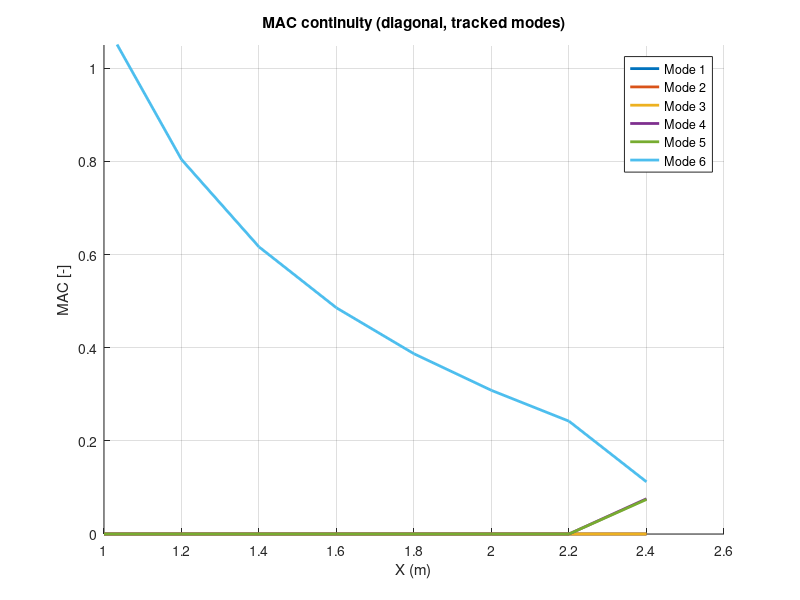
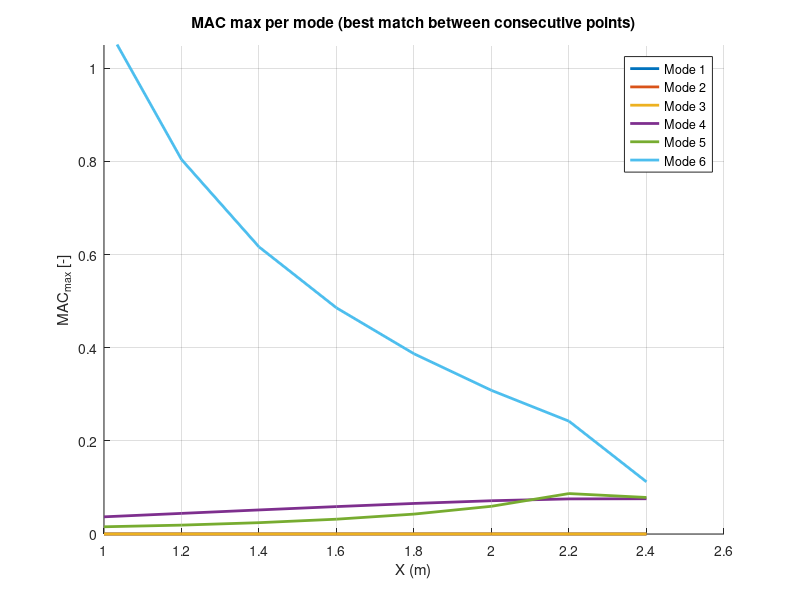
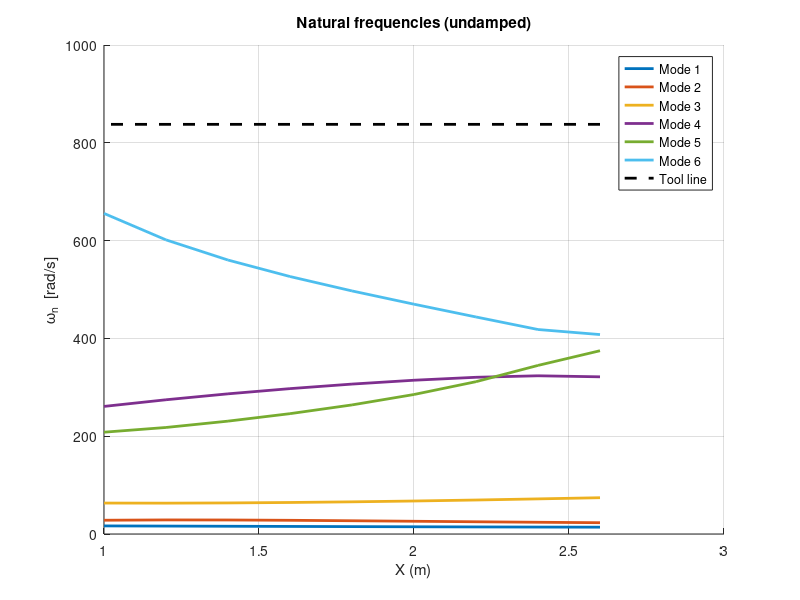
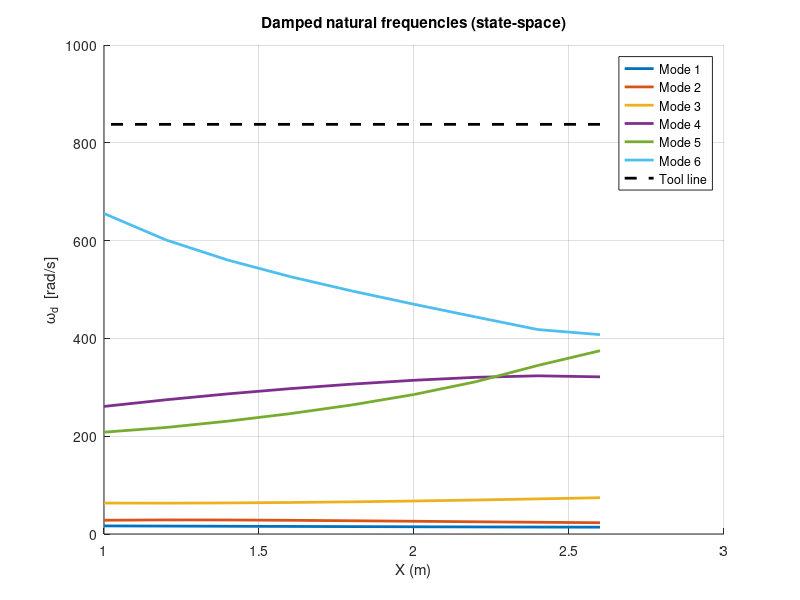

MATLAB code for these plots, in order: (Note: this script raises an error after producing the figures.)
function RobotStifnessModel()



clear; clc;
pkg load control

%% =============================================================================
%% ------------------ Parameters -----------------------------------------------
%% =============================================================================

RPM = 2000;                % [rev/min]
z_teeth = 4;               % [-] number of teeth
Toolw = RPM*(2*pi/60)*z_teeth;    % [rad/s] tooth passing frequency

a     = [0.33 1.15 0.115 0 0 0];             % [m]
d     = [0.645 0 0 1.22 0 0.24];             % [m]
alpha = [pi/2 0 pi/2 pi/2 -pi/2 0];         % [rad]



lc    = [0.35 0.60 0.55 0.15 0.12 0.20];     % [m]
lc_y  = [0.00 0.00 0.00 0.00 0.00 0.00];     % [m]
lc_z  = [0.00 0.00 0.00 0.00 0.00 0.00];     % [m]

m     = [315 315 165 20 35 46];              % [kg]

Ixx = [ 12.0  18.0  10.5  0.40  0.80  1.10 ];  % [kg*m^2]
Iyy = [  9.0  14.0   8.0  0.30  0.60  0.90 ];  % [kg*m^2]
Izz = [  6.0   9.5   5.5  0.20  0.40  0.70 ];  % [kg*m^2]

Ixy = [ 0 0 0 0 0 0 ];  % [kg*m^2]
Ixz = [ 0 0 0 0 0 0 ];  % [kg*m^2]
Iyz = [ 0 0 0 0 0 0 ];  % [kg*m^2]

Ks = diag([1409800 400760 935280 360000 370000 380000]);    % [N*m/rad]
Cs = diag([2e1  2e2  2e1  5e1  5e1  2e1 ]);     % [N*m*s/rad]
g  = 9.81;                                       % [m/s^2]

%% =============================================================================
%% Trajectory (q1..q6)
%% =============================================================================

p = [2.6,0,0.2;
2.4,0,0.2;
2.2,0,0.2;
2.0,0,0.2;
1.8,0,0.2;
1.6,0,0.2;
1.4,0,0.2;
1.2,0,0.2;
1.0,0,0.2];   %[m]

Rot = [0,pi/2,0];                               % [rad]

xpos = p(:,1);

Angcord = GetAngles(a, d, alpha, p, Rot);
%Angcord(:,2)=-Angcord(:,2)
%Angcord(:,3)=Angcord(:,3)+pi

fprintf("\n=== TCP FK check ===\n");
for ii=1:size(Angcord,1)
    T = eye(4);
    for jj=1:6
        T = T * dh_num(a(jj), alpha(jj), d(jj), Angcord(ii,jj));
    end
    fk = T(1:3,4).';
    fprintf("i=%d target=[%.3f %.3f %.3f] fk=[%.3f %.3f %.3f]\n", ...
        ii, p(ii,1),p(ii,2),p(ii,3), fk(1),fk(2),fk(3));
end
fprintf("====================\n\n");

n = 6;

%% =========================================================================
%% Modal analysis
%% =========================================================================
N = size(Angcord,1);

wn   = zeros(N,n);   % [rad/s]
wd   = zeros(N,n);   % [rad/s]
zeta = zeros(N,n);   % [-]

DomModeX = zeros(N,1);
DomModeY = zeros(N,1);

wn_domX = zeros(N,1);
wn_domY = zeros(N,1);

zeta_domX = zeros(N,1);
zeta_domY = zeros(N,1);

k_modal_X = zeros(N,1);
k_modal_Y = zeros(N,1);

Phi_all = cell(N,1);     % store tracked mode shapes
S_all   = cell(N-1,1);   % store MAC matrices between consecutive points
phi_prev = [];

% --- Numerical derivative step (for Kg) ---
epsK = 1e-5;

% --- Sanity check storage (for research plots / QA logs) ---
symErrD  = zeros(N,1);
minEigD  = zeros(N,1);
condD    = zeros(N,1);
Pgrav    = zeros(N,1);
Kg_sens  = zeros(N,1);  % simple sensitivity metric
Kx_static = zeros(N,1);
Ky_static = zeros(N,1);

for p = 1:N

    q0 = Angcord(p,:).';

    % --- Inertia matrix (numeric, exact) ---
    D = inertia_numeric(q0,a,d,alpha,lc,lc_y,lc_z,m,Ixx,Iyy,Izz,Ixy,Ixz,Iyz);

    % --- Gravity stiffness Kg (numeric linearization) ---
    Kg = zeros(n);
    for i=1:n  % Numeric derivative (central difference)
        dq = zeros(n,1);     % A column vector with zeros.
        dq(i)=epsK;          % we apply the perturbation just to the joint i
        Gp = gravity_numeric(q0+dq,a,d,alpha,lc,lc_y,lc_z,m,g);
        Gm = gravity_numeric(q0-dq,a,d,alpha,lc,lc_y,lc_z,m,g);
        Kg(:,i) = (Gp-Gm)/(2*epsK);
    end

    Kt = Ks + Kg;

    % --- Undamped modal problem (eig + mode tracking with MAC) ---
    [phi, W2] = eig(Kt, D);
    wn_tmp = sqrt(real(diag(W2)));   % n×1

    % --- Sort modes by increasing natural frequency (important!) ---
    [wn_tmp, idx_sort] = sort(wn_tmp, 'ascend');
    phi = phi(:, idx_sort);

    % Normalize modes (for MAC comparison)
    for k = 1:n
        phi(:,k) = phi(:,k) / sqrt(phi(:,k)'*D*phi(:,k));
    end

    if p == 1
        perm = 1:n;
    else
        % MAC matrix (0..1) because columns are normalized:
        % MAC = |phi_prev' * phi|^2
        S = abs(phi_prev.' * phi).^2;
        perm = best_perm(S);
        S_all{p-1} = S;
    end

    % Reorder according to tracking permutation
    phi    = phi(:,perm);
    wn_tmp = wn_tmp(perm);





% ================================

    % Store
    wn(p,:) = wn_tmp.';
    Phi_all{p} = phi;
    phi_prev = phi;

    % =========================================================
    % STATIC CARTESIAN STIFFNESS CHECK
    % =========================================================
    J_static = jacobian_numeric(q0,a,d,alpha);
    Jv_static = J_static(1:3,:);

    Kcart_static = inv(Jv_static / Ks * Jv_static');

    Kx_static(p) = Kcart_static(1,1);
    Ky_static(p) = Kcart_static(2,2);



    % ============================
    % Damped state-space model
    % ============================
    Z = zeros(n);
    I = eye(n);

    A = [ Z         I ;
         -D\Kt    -D\Cs ];

    lam_all = eig(A);

% Select damped eigenvalue for each mode by matching imag(lambda) ~ wn_tmp(k)
lam_c = lam_all(imag(lam_all) > 0);
lam_sel = zeros(n,1);

for k = 1:n
    [~, idx_min] = min(abs(abs(imag(lam_c)) - wn_tmp(k)));
    lam_sel(k) = lam_c(idx_min);
end


lam_sel = lam_sel(:).';
wd(p,:)   = abs(imag(lam_sel));  % [rad/s]
zeta(p,:) = -real(lam_sel) ./ sqrt(real(lam_sel).^2 + imag(lam_sel).^2); % [-]
zeta(p,:) = max(0, min(zeta(p,:), 0.99));
% =========================================================
% Dominant modal parameters for SLD (X and Y directions)
% =========================================================

J = jacobian_numeric(q0,a,d,alpha);
Jv = J(1:3,:);

PhiX = zeros(1,n);
PhiY = zeros(1,n);
WeightX = zeros(1,n);
WeightY = zeros(1,n);

for k = 1:n
    phi_k = phi(:,k);
    v_cart = Jv * phi_k;

    PhiX(k) = v_cart(1);
    PhiY(k) = v_cart(2);

    WeightX(k) = (PhiX(k)^2) / (wn_tmp(k)^2);
    WeightY(k) = (PhiY(k)^2) / (wn_tmp(k)^2);
end

[~, idxX] = max(WeightX);
[~, idxY] = max(WeightY);

DomModeX(p) = idxX;
DomModeY(p) = idxY;

wn_domX(p) = wn_tmp(idxX);
wn_domY(p) = wn_tmp(idxY);

zeta_domX(p) = zeta(p,idxX);
zeta_domY(p) = zeta(p,idxY);

k_modal_X(p) = wn_domX(p)^2 / (PhiX(idxX)^2);
k_modal_Y(p) = wn_domY(p)^2 / (PhiY(idxY)^2);



    %% =====================================================================
    %% Consistency / sanity checks (stored + optional warnings)
    %% =====================================================================
    symErrD(p) = norm(D - D.', 'fro') / max(1, norm(D,'fro'));
    Ds = (D + D.')/2;                 % symmetric part (for numerical safety)
    ev = eig(Ds);
    minEigD(p) = min(real(ev));
    condD(p) = cond(D);

    % Potential energy (gravity)
    Pgrav(p) = potential_energy_numeric(q0,a,d,alpha,lc,lc_y,lc_z,m,g);

    % Simple Kg sensitivity metric (compare epsK vs 10*epsK)
    Kg2 = zeros(n);
    eps2 = 10*epsK;
    for i=1:n
        dq = zeros(n,1);
        dq(i)=eps2;
        Gp = gravity_numeric(q0+dq,a,d,alpha,lc,lc_y,lc_z,m,g);
        Gm = gravity_numeric(q0-dq,a,d,alpha,lc,lc_y,lc_z,m,g);
        Kg2(:,i) = (Gp-Gm)/(2*eps2);
    end
    Kg_sens(p) = norm(Kg - Kg2,'fro') / max(1, norm(Kg2,'fro'));

    % Optional: warning prints only if something looks bad
    if symErrD(p) > 1e-8
        fprintf('WARN: D not symmetric enough at p=%d (symErr=%g)\n', p, symErrD(p));
    end
    if minEigD(p) <= 0
        fprintf('WARN: D not positive definite at p=%d (minEig=%g)\n', p, minEigD(p));
    end
    if condD(p) > 1e12
        fprintf('WARN: D ill-conditioned at p=%d (cond=%g)\n', p, condD(p));
    end
    if Kg_sens(p) > 0.05
        fprintf('WARN: Kg sensitive to eps at p=%d (sens=%g)\n', p, Kg_sens(p));
    end

end


%% =========================================================================
%% MAC plots
%% =========================================================================
MAC_diag = zeros(N-1,n);
MAC_max  = zeros(N-1,n);

for p = 2:N
    S = S_all{p-1};  % MAC matrix (0..1)
    for k = 1:n
        MAC_diag(p-1,k) = S(k,k);
        MAC_max(p-1,k)  = max(S(k,:));
    end
end

figure; hold on;
colors = lines(n);
for k = 1:n
    plot(xpos(2:end), MAC_diag(:,k), 'LineWidth', 2, 'Color', colors(k,:));
end
xlabel('X (m)');
ylabel('MAC [-]');
title('MAC continuity (diagonal, tracked modes)');
legend('Mode 1','Mode 2','Mode 3','Mode 4','Mode 5','Mode 6');
grid on; ylim([0 1.05]);

figure; hold on;
for k = 1:n
    plot(xpos(2:end), MAC_max(:,k), 'LineWidth', 2, 'Color', colors(k,:));
end
xlabel('X (m)');
ylabel('MAC_{max} [-]');
title('MAC max per mode (best match between consecutive points)');
legend('Mode 1','Mode 2','Mode 3','Mode 4','Mode 5','Mode 6');
grid on; ylim([0 1.05]);

%% =========================================================================
%% Plot wn (undamped)
%% =========================================================================
figure; hold on;
colors = lines(n);
for i=1:n
    plot(xpos, wn(:,i), 'LineWidth', 2, 'Color', colors(i,:));
end
plot(xpos, Toolw*ones(size(xpos)), 'k--', 'LineWidth', 2);
xlabel('X (m)');
ylabel('\omega_n  [rad/s]');
title('Natural frequencies (undamped)');
legend('Mode 1','Mode 2','Mode 3','Mode 4','Mode 5','Mode 6','Tool line');
grid on;

%% =========================================================================
%% Plot wd (damped)
%% =========================================================================
figure; hold on;
for i=1:n
    plot(xpos, wd(:,i), 'LineWidth', 2, 'Color', colors(i,:));
end
plot(xpos, Toolw*ones(size(xpos)), 'k--', 'LineWidth', 2);
xlabel('X (m)');
ylabel('\omega_d  [rad/s]');
title('Damped natural frequencies (state-space)');
legend('Mode 1','Mode 2','Mode 3','Mode 4','Mode 5','Mode 6','Tool line');
grid on;

%% =========================================================================
%% Plot damping ratios
%% =========================================================================
figure; hold on;
for i=1:n
    plot(xpos, zeta(:,i), 'LineWidth', 2, 'Color', colors(i,:));
end
xlabel('X (m)');
ylabel('\zeta [-]');
title('Modal damping ratio along trajectory');
legend('Mode 1','Mode 2','Mode 3','Mode 4','Mode 5','Mode 6');
grid on;

%% =========================================================================
%% Plot sanity checks (optional but recommended for research)
%% =========================================================================
figure; plot(xpos, symErrD, 'LineWidth', 2); grid on;
xlabel('X (m)'); ylabel('||D-D^T||/||D|| [-]');
title('D symmetry error along trajectory');

figure; plot(xpos, minEigD, 'LineWidth', 2); grid on;
xlabel('X (m)'); ylabel('min eig(Ds) [-]');
title('Minimum eigenvalue of symmetric part of D');

figure; semilogy(xpos, condD, 'LineWidth', 2); grid on;
xlabel('X (m)'); ylabel('cond(D) [-]');
title('Condition number of D');

figure; plot(xpos, Pgrav, 'LineWidth', 2); grid on;
xlabel('X (m)'); ylabel('Potential energy P [J]');
title('Gravity potential energy along trajectory');

figure; plot(xpos, Kg_sens, 'LineWidth', 2); grid on;
xlabel('X (m)'); ylabel('Kg sensitivity metric [-]');
title('Kg sensitivity to eps (compare eps and 10*eps)');

%% =========================================================================
%% Visualización de modos
%% =========================================================================
p_vis  = 1;     % postura
scale  = 0.6;   % exageración modal

plotModalShapes(Angcord, Phi_all, a, d, alpha, p_vis, scale)

%% =========================================================================
%% Plot FRF magnitude
%% =========================================================================

plotFRF(wn,zeta,m,xpos);

%% =========================================================================
%% Plot Cartesian influence of the modes of vibration
%% =========================================================================

figure;
plot(xpos, DomModeX,'o-','LineWidth',2); hold on;
plot(xpos, DomModeY,'s-','LineWidth',2);
xlabel('X (m)');
ylabel('Mode index');
legend('X direction','Y direction');
title('Dominant mode along trajectory');
grid on;

figure;
plot(xpos, wn_domX,'LineWidth',2); hold on;
plot(xpos, wn_domY,'LineWidth',2);
xlabel('X (m)');
ylabel('\omega_n [rad/s]');
legend('X direction','Y direction');
title('Dominant natural frequency');
grid on;

figure;
plot(xpos, zeta_domX,'LineWidth',2); hold on;
plot(xpos, zeta_domY,'LineWidth',2);
xlabel('X (m)');
ylabel('\zeta [-]');
legend('X direction','Y direction');
title('Dominant damping ratio');
grid on;

figure;
plot(xpos, k_modal_X,'LineWidth',2); hold on;
plot(xpos, k_modal_Y,'LineWidth',2);
xlabel('X (m)');
ylabel('k_{modal} [N/m]');
legend('X direction','Y direction');
title('Equivalent Cartesian modal stiffness');
grid on;

figure;
plot(xpos, Kx_static,'LineWidth',2); hold on;
plot(xpos, Ky_static,'LineWidth',2);
xlabel('X (m)');
ylabel('Static Cartesian stiffness [N/m]');
legend('X static','Y static');
title('Static stiffness check');
grid on;

end

%% =========================================================================
%% NUMERIC INERTIA MATRIX
%% =========================================================================
function D = inertia_numeric(q,a,d,alpha,lc,lc_y,lc_z,m,Ixx,Iyy,Izz,Ixy,Ixz,Iyz)

n = length(q);
T = eye(4); %identity matrix

O = cell(n+1,1); %cell or empty arrange for origin of reference systems
z = cell(n+1,1); %cell or empty arrange for z-axes
R = cell(n,1); %cell or empty arrange for rotation matrix

O{1} = [0;0;0]; % Origin of base reference frame
z{1} = [0;0;1]; % Z axes of the reference frame.

for i=1:n
    T = T * dh_num(a(i),alpha(i),d(i),q(i));
    R{i}   = T(1:3,1:3);
    O{i+1} = T(1:3,4);
    z{i+1} = R{i}*[0;0;1];
end

D = zeros(n);

for i=1:n
    rcm = [lc(i); lc_y(i); lc_z(i)];
    Ocm = O{i+1} + R{i}*rcm;

    Jv = zeros(3,n);
    Jw = zeros(3,n);

    for j=1:i
        Jv(:,j) = cross(z{j},Ocm-O{j});
        Jw(:,j) = z{j};
    end

    Ii = [ Ixx(i) -Ixy(i) -Ixz(i);
          -Ixy(i)  Iyy(i) -Iyz(i);
          -Ixz(i) -Iyz(i)  Izz(i) ];

    D = D + m(i)*(Jv'*Jv) + Jw'*R{i}*Ii*R{i}'*Jw;
end
end

%% =========================================================================
%% GRAVITY MATRIX
%% =========================================================================
function G = gravity_numeric(q,a,d,alpha,lc,lc_y,lc_z,m,g)

n = length(q);
G = zeros(n,1);

epsG = 1e-6; % We define the perturbation used to apply the mathematical formula of the derivative

for k = 1:n
    dqk = zeros(n,1); % A column vector with zeros.
    dqk(k) = epsG; % we apply the perturbation just to the joint k

    Pp = 0; % Potential energy with positive perturbation
    T  = eye(4); % Transformation Matrix storage.
    for i = 1:n
        T = T * dh_num(a(i),alpha(i),d(i),q(i) + dqk(i)); % Transformation matrix with perturbation in the joint k.
        R = T(1:3,1:3);
        O = T(1:3,4);
        rcm = [lc(i); lc_y(i); lc_z(i)]; % Center of mass coordinates for each link.
        Ocm = O + R*rcm;
        Pp = Pp + m(i)*g*Ocm(3); % Potential Energy with Influence on the joint k. (positive perturbation)
    end

    Pm = 0; % Potential energy with negative perturbation
    T  = eye(4); % Transformation Matrix storage.
    for i = 1:n
        T = T * dh_num(a(i),alpha(i),d(i),q(i) - dqk(i)); % Transformation matrix with perturbation in the joint k.
        R = T(1:3,1:3);
        O = T(1:3,4);
        rcm = [lc(i); lc_y(i); lc_z(i)]; % Center of mass coordinates for each link.
        Ocm = O + R*rcm;
        Pm = Pm + m(i)*g*Ocm(3); % Potential Energy with Influence on the joint k. (negative perturbation)
    end

    G(k) = (Pp - Pm) / (2*epsG); % Derivative of the potential energy for each joint. (Column vector)
end

end

%% =========================================================================
%% Potential energy (gravity)
%% =========================================================================
function P = potential_energy_numeric(q,a,d,alpha,lc,lc_y,lc_z,m,g)

n = length(q);
P = 0;
T = eye(4);

for i = 1:n
    T = T * dh_num(a(i),alpha(i),d(i),q(i));
    R = T(1:3,1:3);
    O = T(1:3,4);
    rcm = [lc(i); lc_y(i); lc_z(i)];
    Ocm = O + R*rcm;
    P = P + m(i)*g*Ocm(3);
end

end

%% =========================================================================
%% DH TRANSFORM
%% =========================================================================
function T = dh_num(a,alpha,d,theta)
T = [ ...
 cos(theta) -sin(theta)*cos(alpha)  sin(theta)*sin(alpha) a*cos(theta);
 sin(theta)  cos(theta)*cos(alpha) -cos(theta)*sin(alpha) a*sin(theta);
 0           sin(alpha)             cos(alpha)            d;
 0           0                      0                     1];
end

%% =========================================================================
%% Global assignment per step (permutation)
%% =========================================================================
function perm = best_perm(S)
n = size(S,1);
P = perms(1:n);              % 720 x 6
score = zeros(size(P,1),1);

for k = 1:size(P,1)
    p = P(k,:);
    score(k) = sum(diag(S(:,p)));
end

[~,idx] = max(score);
perm = P(idx,:);
end


%% =========================================================================
%% GEOMETRIC JACOBIAN (end-effector)
%% =========================================================================
function J = jacobian_numeric(q,a,d,alpha)

n = length(q);
T = eye(4);

O = cell(n+1,1);
z = cell(n+1,1);

O{1} = [0;0;0];
z{1} = [0;0;1];

for i=1:n
    T = T * dh_num(a(i),alpha(i),d(i),q(i));
    R = T(1:3,1:3);
    O{i+1} = T(1:3,4);
    z{i+1} = R*[0;0;1];
end

Oe = O{n+1};

Jv = zeros(3,n);
Jw = zeros(3,n);

for j=1:n
    Jv(:,j) = cross(z{j}, Oe - O{j});
    Jw(:,j) = z{j};
end

J = [Jv; Jw];  % 6×n
end

function Angcoord = GetAngles(a, d, alpha, p, Rot)
% IK numérica consistente con dh_num + jacobian_numeric
% Resuelve posición + orientación constante Rot para cada punto p(i,:)

    P = p;
    phi = Rot(3); theta = Rot(2); psi = Rot(1);

    % Rotación deseada (tu convención)
    Rz = [cos(phi),-sin(phi),0; sin(phi),cos(phi),0; 0,0,1];
    Ry = [cos(theta),0,sin(theta); 0,1,0; -sin(theta),0,cos(theta)];
    Rx = [1,0,0; 0,cos(psi),-sin(psi); 0,sin(psi),cos(psi)];
    Rdes = Rz*Ry*Rx;

    N = rows(P);
    Angcoord = zeros(N,6);

    % Inicial: buena práctica -> arrancar con algo razonable
    q = zeros(6,1);

    for i=1:N
        pdes = P(i,:).';
        [q,info] = ik_dls(q, pdes, Rdes, a, d, alpha);

        Angcoord(i,:) = q.';

        if info.fail
            printf("WARN IK: point %d not converged. pos_err=%.3e ori_err=%.3e\n", ...
                i, info.pos_err, info.ori_err);
        end
    end
end


function [q,info] = ik_dls(q0, pdes, Rdes, a, d, alpha)
% Damped Least Squares IK usando Jacobiano geométrico (espacial) de tu DH

    q = q0;

    maxIter = 200;
    tol_p   = 1e-6;     % [m]
    tol_o   = 1e-6;     % [rad]
    lambda  = 1e-2;     % damping
    stepMax = 0.2;      % [rad] límite por iter (evita saltos)

    fail = false;

    for it=1:maxIter
        [pfk, Rfk] = fk_pos_rot(q, a, d, alpha);

        ep = pdes - pfk;                 % error de posición (base)
        % error de orientación: usar log(Rfk' * Rdes) y pasarlo a base
        Rerr_body = Rfk.' * Rdes;
        eo_body   = rotvec_from_R(Rerr_body);  % en frame del efector
        eo        = Rfk * eo_body;             % a frame base (coherente con Jacobiano espacial)

        if norm(ep) < tol_p && norm(eo) < tol_o
            break;
        end

        e = [ep; eo];

        J = jacobian_numeric(q, a, d, alpha);   % 6x6 (tu función)

        % DLS: dq = (J'J + λ²I)^-1 J' e
        dq = (J.'*J + (lambda^2)*eye(6)) \ (J.'*e);

        % limitar paso para estabilidad
        ndq = norm(dq);
        if ndq > stepMax
            dq = dq * (stepMax/ndq);
        end

        q = q + dq;

        % wrap a [-pi,pi] para evitar drift numérico
        q = atan2(sin(q), cos(q));
    end

    [pfk, Rfk] = fk_pos_rot(q, a, d, alpha);
    ep = pdes - pfk;
    Rerr_body = Rfk.' * Rdes;
    eo_body   = rotvec_from_R(Rerr_body);
    eo        = Rfk * eo_body;

    info.pos_err = norm(ep);
    info.ori_err = norm(eo);
    info.fail    = (info.pos_err > 1e-4 || info.ori_err > 1e-4);
end


function [p, R] = fk_pos_rot(q, a, d, alpha)
% FK consistente con dh_num

    T = eye(4);
    for j=1:6
        T = T * dh_num(a(j), alpha(j), d(j), q(j));
    end
    p = T(1:3,4);
    R = T(1:3,1:3);
end


function w = rotvec_from_R(R)
% Devuelve vector de rotación (axis-angle) equivalente a R
% estable para ángulos pequeños

    tr = trace(R);
    c = (tr - 1)/2;
    c = max(-1, min(1, c));
    ang = acos(c);

    if ang < 1e-12
        w = [0;0;0];
        return;
    end

    % axis = (1/(2sin(ang))) * vee(R - R')
    ax = (1/(2*sin(ang))) * [R(3,2)-R(2,3);
                             R(1,3)-R(3,1);
                             R(2,1)-R(1,2)];
    w = ang * ax;
end
